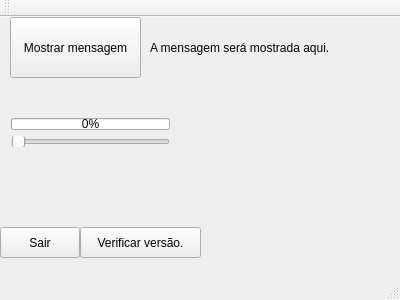
<?xml version="1.0" encoding="UTF-8"?>
<ui version="4.0">
 <class>TelaPrincipal</class>
 <widget class="QMainWindow" name="TelaPrincipal">
  <property name="geometry">
   <rect>
    <x>0</x>
    <y>0</y>
    <width>400</width>
    <height>300</height>
   </rect>
  </property>
  <property name="windowTitle">
   <string>TelaPrincipal</string>
  </property>
  <widget class="QWidget" name="centralWidget">
   <widget class="QToolButton" name="toolButton">
    <property name="geometry">
     <rect>
      <x>0</x>
      <y>210</y>
      <width>80</width>
      <height>31</height>
     </rect>
    </property>
    <property name="text">
     <string>Sair</string>
    </property>
   </widget>
   <widget class="QPushButton" name="pushButton">
    <property name="geometry">
     <rect>
      <x>10</x>
      <y>0</y>
      <width>131</width>
      <height>61</height>
     </rect>
    </property>
    <property name="text">
     <string>Mostrar mensagem</string>
    </property>
   </widget>
   <widget class="QLabel" name="label">
    <property name="geometry">
     <rect>
      <x>150</x>
      <y>10</y>
      <width>241</width>
      <height>41</height>
     </rect>
    </property>
    <property name="text">
     <string>A mensagem será mostrada aqui.</string>
    </property>
   </widget>
   <widget class="QWidget" name="layoutWidget">
    <property name="geometry">
     <rect>
      <x>0</x>
      <y>90</y>
      <width>181</width>
      <height>51</height>
     </rect>
    </property>
    <layout class="QVBoxLayout" name="verticalLayout">
     <item>
      <widget class="QProgressBar" name="progressBar">
       <property name="maximum">
        <number>101</number>
       </property>
       <property name="value">
        <number>0</number>
       </property>
      </widget>
     </item>
     <item>
      <widget class="QSlider" name="horizontalSlider">
       <property name="orientation">
        <enum>Qt::Horizontal</enum>
       </property>
      </widget>
     </item>
    </layout>
   </widget>
   <widget class="QPushButton" name="pushButton_2">
    <property name="geometry">
     <rect>
      <x>80</x>
      <y>210</y>
      <width>121</width>
      <height>31</height>
     </rect>
    </property>
    <property name="text">
     <string>Verificar versão.</string>
    </property>
   </widget>
  </widget>
  <widget class="QMenuBar" name="menuBar">
   <property name="geometry">
    <rect>
     <x>0</x>
     <y>0</y>
     <width>400</width>
     <height>21</height>
    </rect>
   </property>
  </widget>
  <widget class="QToolBar" name="mainToolBar">
   <attribute name="toolBarArea">
    <enum>TopToolBarArea</enum>
   </attribute>
   <attribute name="toolBarBreak">
    <bool>false</bool>
   </attribute>
  </widget>
  <widget class="QStatusBar" name="statusBar"/>
 </widget>
 <layoutdefault spacing="6" margin="11"/>
 <resources/>
 <connections>
  <connection>
   <sender>toolButton</sender>
   <signal>clicked()</signal>
   <receiver>TelaPrincipal</receiver>
   <slot>close()</slot>
   <hints>
    <hint type="sourcelabel">
     <x>49</x>
     <y>253</y>
    </hint>
    <hint type="destinationlabel">
     <x>59</x>
     <y>205</y>
    </hint>
   </hints>
  </connection>
  <connection>
   <sender>horizontalSlider</sender>
   <signal>valueChanged(int)</signal>
   <receiver>progressBar</receiver>
   <slot>setValue(int)</slot>
   <hints>
    <hint type="sourcelabel">
     <x>121</x>
     <y>157</y>
    </hint>
    <hint type="destinationlabel">
     <x>118</x>
     <y>132</y>
    </hint>
   </hints>
  </connection>
 </connections>
</ui>
